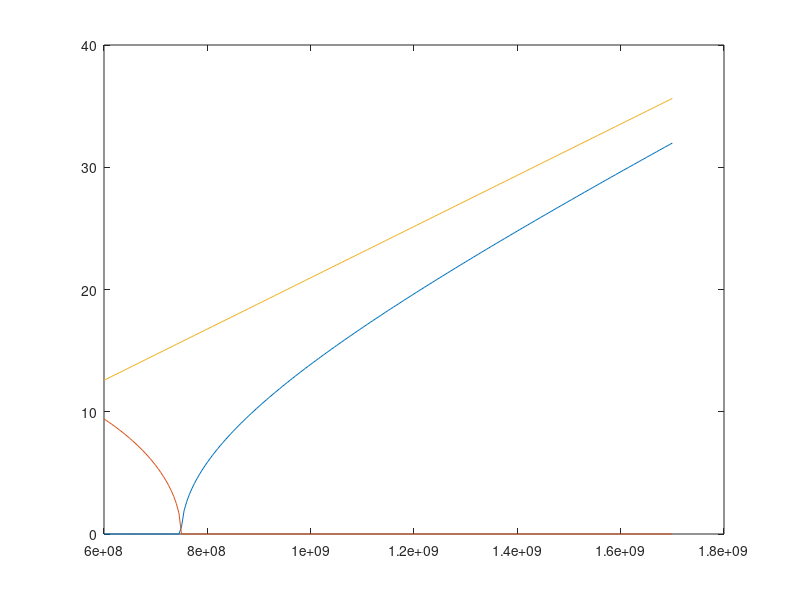
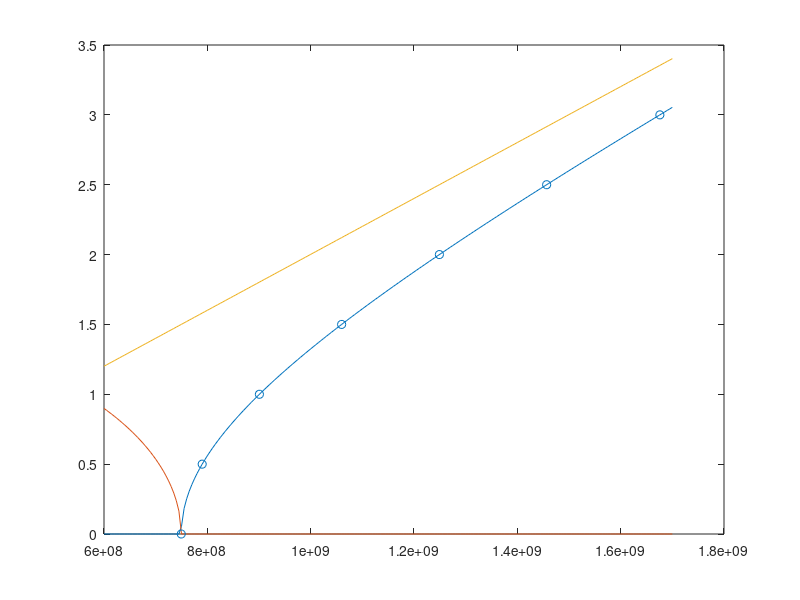

Reproduce these figures in MATLAB, in order. (Note: this script raises an error after producing the figures.)
clear

a = 0.2;
b = 0.1;
c0 = 299792458; % speed of light in vacuum

f = (0.6:0.005:1.7)*10^9;
w = f*2*pi;
k0 = w*(1/c0);
k_z10 = sqrt((k0.^2)-(pi/a).^2);

figure(1), clf
plot(f,real(k_z10))
hold on
plot(f,imag(k_z10))
plot(f,k0)

l = 0.6;
%l = 0.65;
figure(2), clf
plot(f,real(k_z10).*l./(2*pi))
hold on
plot(f,imag(k_z10).*l./(2*pi))
plot(f,k0.*l./(2*pi))

k_z10f = @(f) sqrt((((f.*2.*pi)*(1./299792458)).^2)-(pi./0.2).^2).*l./(2*pi);

%k_z10f([0.78416,0.88,1.02,1.185,1.370,1.565]*10^9)
% k_z10f([0.75,0.837984,1.055,1.345,1.665,]*10^9);

ff = @(k) (c0*sqrt((4*k.^2)+25*l.^2))/(2*l);
k = 0:0.5:10;
fs = ff(k);
scatter(fs(fs < 1.7*10^9),k(fs < 1.7*10^9))

%b = num2str(fs*(10^-9));% c = cellstr(b);
c = string(fs*(10^-9));
dx = 0.05*10^9; dy = 0.01;
text(fs(fs < 1.7*10^9)+dx, k(fs < 1.7*10^9)+dy, c(fs < 1.7*10^9));